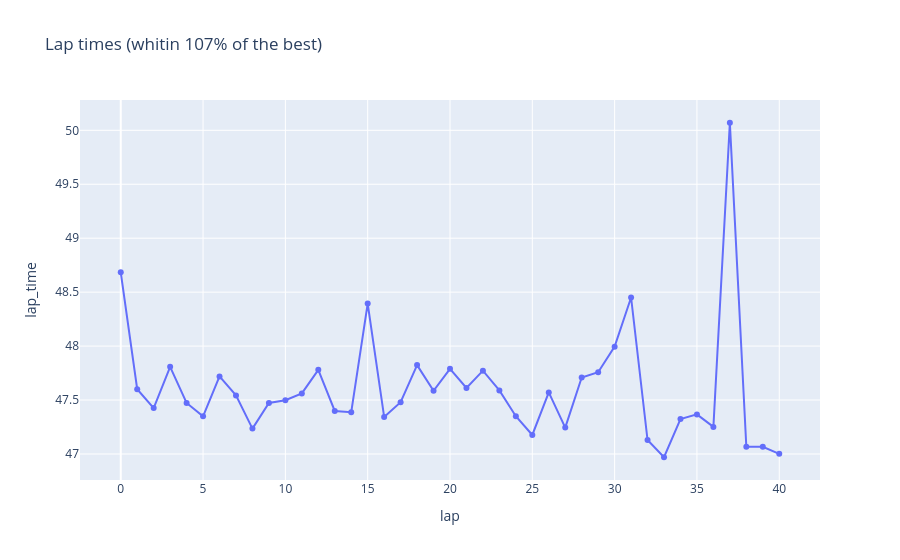

The code cell stored with this chart in its notebook:
### Code cell
laps.update()

laps_times = pd.DataFrame(
    [dict(lap=i, lap_time=laps.lap_time(i)) for i in range(laps.laps_count())]
)

# Filter out laps around pits
non_outliars = laps_times["lap_time"] > 10

# Filter out slow laps: in-between sessions, bunch of yellows, etc.
non_outliars &= (
    laps_times["lap_time"] < 1.07 * laps_times.loc[non_outliars, "lap_time"].min()
)

px.line(
    laps_times.where(non_outliars),
    x="lap",
    y="lap_time",
    title=r"Lap times (whitin 107% of the best)",
    markers=True,
)

### Figure 1 — Plotly figure (JSON) as saved in the notebook; plotly's stock layout.template omitted (floating-point values rounded to 4 significant figures)
{"data": [{"hovertemplate": "lap=%{x}<br>lap_time=%{y}<extra></extra>", "legendgroup": "", "line": {"color": "#636efa", "dash": "solid"}, "marker": {"symbol": "circle"}, "mode": "lines+markers", "name": "", "orientation": "v", "showlegend": false, "type": "scatter", "x": [0.0, 1.0, 2.0, 3.0, 4.0, 5.0, 6.0, 7.0, 8.0, 9.0, 10.0, 11.0, 12.0, 13.0, 14.0, 15.0, 16.0, 17.0, 18.0, 19.0, 20.0, 21.0, 22.0, 23.0, 24.0, 25.0, 26.0, 27.0, 28.0, 29.0, 30.0, 31.0, 32.0, 33.0, 34.0, 35.0, 36.0, 37.0, 38.0, 39.0, 40.0, NaN], "xaxis": "x", "y": [48.68, 47.6, 47.43, 47.81, 47.47, 47.35, 47.72, 47.54, 47.23, 47.47, 47.5, 47.56, 47.78, 47.4, 47.39, 48.39, 47.34, 47.48, 47.82, 47.59, 47.79, 47.61, 47.77, 47.59, 47.35, 47.18, 47.57, 47.24, 47.71, 47.76, 47.99, 48.45, 47.13, 46.97, 47.32, 47.37, 47.25, 50.07, 47.07, 47.07, 47.0, NaN], "yaxis": "y"}], "layout": {"legend": {"tracegroupgap": 0}, "title": {"text": "Lap times (whitin 107% of the best)"}, "xaxis": {"anchor": "y", "domain": [0, 1], "title": {"text": "lap"}}, "yaxis": {"anchor": "x", "domain": [0, 1], "title": {"text": "lap_time"}}}}
